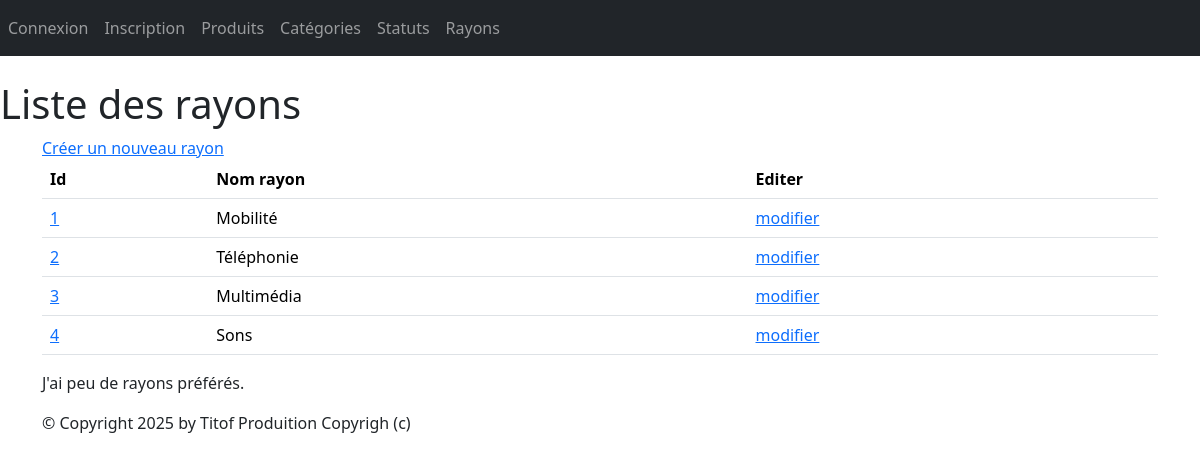
Page /monApp/rayons/ on the committed database.
### monApp/models.py (models this page shows, shortened)
class Rayon(models.Model):
    idRayon = models.AutoField(primary_key=True)
    nomRayon = models.CharField(max_length=200)

### monApp/views.py (the view)
# urls.py: path("rayons/", views.RayonListView.as_view(), name="lst_rayons"),
class RayonListView(ListView):
    model = Rayon
    template_name = "monApp/list_rayons.html"
    context_object_name = "rayons"
    def get_context_data(self, **kwargs):
        context = super().get_context_data(**kwargs)
        context["titremenu"] = "Liste des rayons"
        return context

### monApp/templates/monApp/list_rayons.html
{% extends 'monApp/base.html' %}
{% block menu %}
    <h1>{{ titremenu }}</h1>
{% endblock %}
{% block contenu %}
    <a href="{% url 'crt_rayon' %}">Créer un nouveau rayon</a>
    <table class="table">
        <thead>
            <tr>
                <th>Id</th>
                <th>Nom rayon</th>
                <th>Editer</th>
            </tr>
        </thead>
        <tbody>
            {% for r in rayons %}
                <tr>
                    <td><a href="{% url 'dlt_rayon' r.idRayon %}">{{ r.idRayon }}</a></td>
                    <td>{{ r.nomRayon }}</td>
                    <td><a href="{% url 'upd_rayon' r.idRayon %}">modifier</a></td>
                </tr>
            {% endfor %}
        </tbody>
    </table>
    <p>
        J'ai
        {% if rayons|length < 5 %}
            peu de
        {% elif rayons|length < 10 %}
            quelques
        {% else %}
            beaucoup de
        {% endif %}
        rayons préférés.
    </p>
{% endblock %}

### static/styles.css (style rules this page uses)
h1 { color:red }

### rows in the picture
Rayon: idRayon "1", nomRayon "Mobilité"
Rayon: idRayon "2", nomRayon "Téléphonie"
Rayon: idRayon "3", nomRayon "Multimédia"
Rayon: idRayon "4", nomRayon "Sons"

### other values in the picture
{{ titremenu }} "Liste des rayons"
